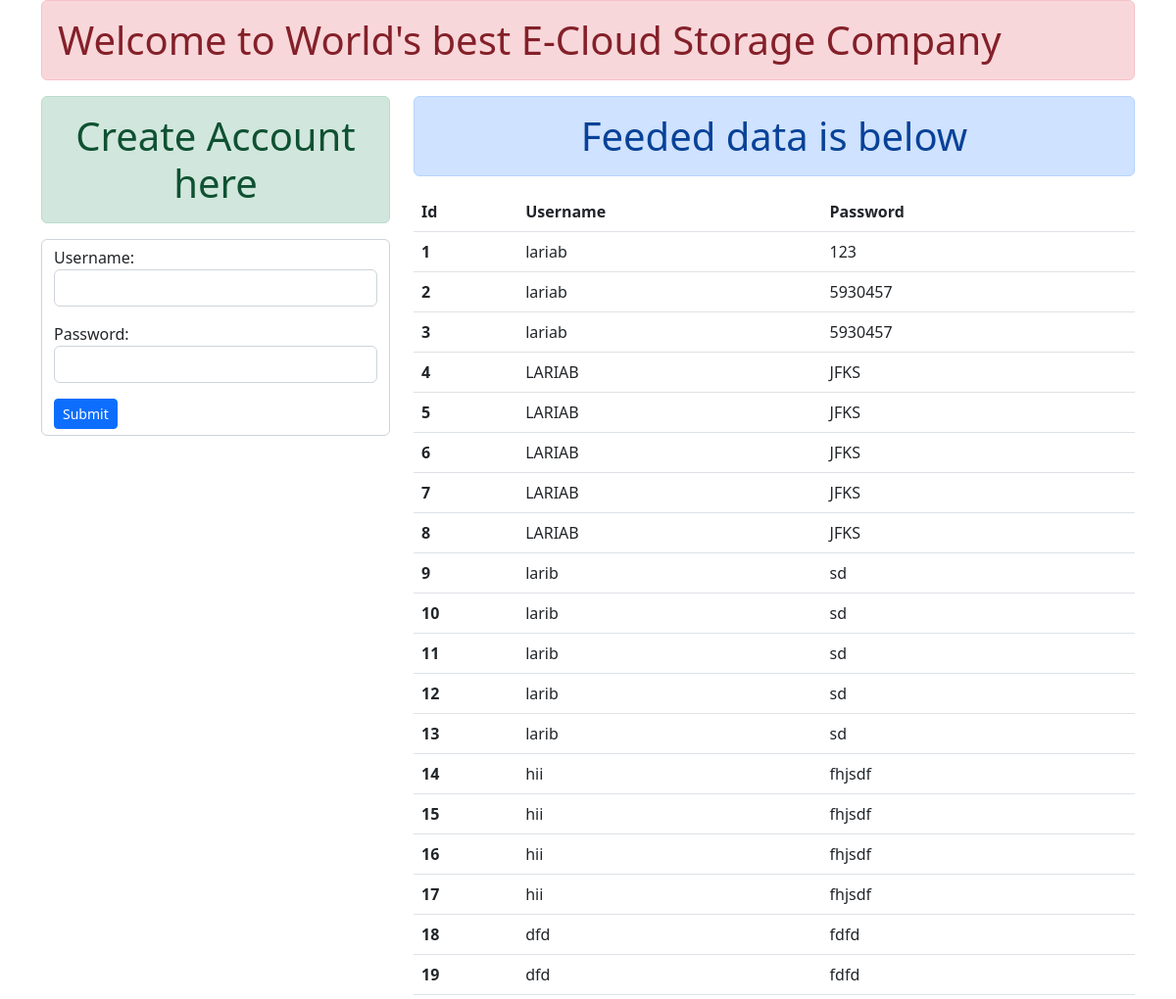
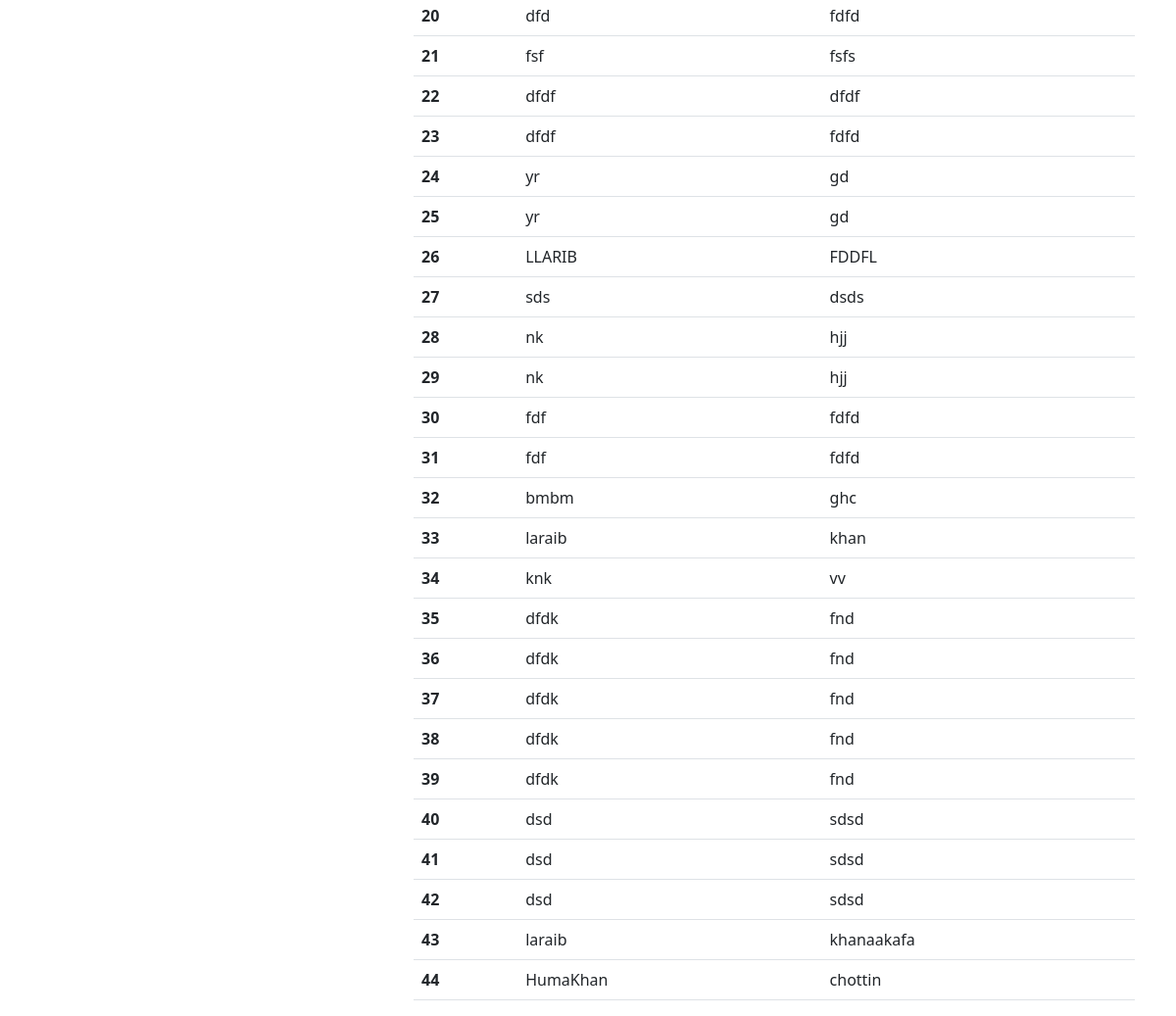
The page / on the database its author committed (2 pictures, top to bottom).
### validation/models.py (models this page shows)
class User(models.Model):
    username = models.CharField(max_length=10)
    password =  models.CharField(max_length=40)

### validation/views.py (the view)
# urls.py: path('', views.homeView, name='homepage'),
def homeView(request):
    fd = UserCreation()
    if request.method == 'POST':
        fd = UserCreation(request.POST)
        if fd.is_valid():
            un = fd.cleaned_data['username']
            pw = fd.cleaned_data['password']
            reg = User(username=un, password=pw)
            reg.save()
            messages.add_message(request, messages.SUCCESS, "Your account has been Created!!")
        fd = UserCreation()
    else:
        fd = UserCreation()
    user_obj = User.objects.all()
    params= {
        'form' : fd ,
        'datas' : user_obj
    }
    return render(request,'validation/home.html',params)

### validation/forms.py
class UserCreation(forms.ModelForm):
    class Meta:
        model = User
        fields = ['username', 'password']
        widgets ={
            'username':forms.TextInput(attrs={'class':'form-control'}),
            'password':forms.TextInput(attrs={'class':'form-control'}),
        }

### validation/templates/validation/home.html (shortened to what this page needs)
<!DOCTYPE html> {% load static %}
<html lang="en">
<head>
    <link rel="stylesheet" href="{% static 'validation/css/bootstrap.css' %}">
</head>
<body>
    <div class="container mt-10 ">
        <div class="m-auto">
            <h1 class="text center alert alert-danger">Welcome to World's best E-Cloud Storage Company</h1>
        </div>
        <div class="row">
            <div class="col-sm-4">
                <h1 class="text-center alert alert-success">Create Account here</h1>
                <form class="form-control" action="" method="post">
                    {% csrf_token %} {{form.as_p}}
                    <input class="btn btn-primary btn-sm" type="submit" />
                </form>
            </div>
            <div class="col-sm-8">
                <h1 class="text-center alert alert-primary">Feeded data is below</h1>
                <table class="table table-hover border-1">
                    <thead>
                        <tr>
                            <th scope="col">Id</th>
                            <th scope="col">Username</th>
                            <th scope="col">Password</th>
                        </tr>
                    </thead>
                    <tbody>
                        {% for data in datas%}
                        <tr>
                            <th scope="row">{{data.id}}</th>
                            <td>{{data.username}}</td>
                            <td>{{data.password}}</td>
                        </tr>
                        {% endfor %}
                    </tbody>
                </table>
            </div>
        </div>
    </div>
</body>
</html>

### rows shown on the page
User: id "1", username "lariab", password "123"
User: id "2", username "lariab", password "5930457"
User: id "3", username "lariab", password "5930457"
User: id "4", username "LARIAB", password "JFKS"
User: id "5", username "LARIAB", password "JFKS"
User: id "6", username "LARIAB", password "JFKS"
User: id "7", username "LARIAB", password "JFKS"
User: id "8", username "LARIAB", password "JFKS"
User: id "9", username "larib", password "sd"
User: id "10", username "larib", password "sd"
User: id "11", username "larib", password "sd"
User: id "12", username "larib", password "sd"
User: id "13", username "larib", password "sd"
User: id "14", username "hii", password "fhjsdf"
User: id "15", username "hii", password "fhjsdf"
User: id "16", username "hii", password "fhjsdf"
User: id "17", username "hii", password "fhjsdf"
User: id "18", username "dfd", password "fdfd"
User: id "19", username "dfd", password "fdfd"
User: id "20", username "dfd", password "fdfd"
User: id "21", username "fsf", password "fsfs"
User: id "22", username "dfdf", password "dfdf"
User: id "23", username "dfdf", password "fdfd"
User: id "24", username "yr", password "gd"
User: id "25", username "yr", password "gd"
User: id "26", username "LLARIB", password "FDDFL"
User: id "27", username "sds", password "dsds"
User: id "28", username "nk", password "hjj"
User: id "29", username "nk", password "hjj"
User: id "30", username "fdf", password "fdfd"
User: id "31", username "fdf", password "fdfd"
User: id "32", username "bmbm", password "ghc"
User: id "33", username "laraib", password "khan"
User: id "34", username "knk", password "vv"
User: id "35", username "dfdk", password "fnd"
User: id "36", username "dfdk", password "fnd"
User: id "37", username "dfdk", password "fnd"
User: id "38", username "dfdk", password "fnd"
User: id "39", username "dfdk", password "fnd"
User: id "40", username "dsd", password "sdsd"
User: id "41", username "dsd", password "sdsd"
User: id "42", username "dsd", password "sdsd"
User: id "43", username "laraib", password "khanaakafa"
User: id "44", username "HumaKhan", password "chottin"
